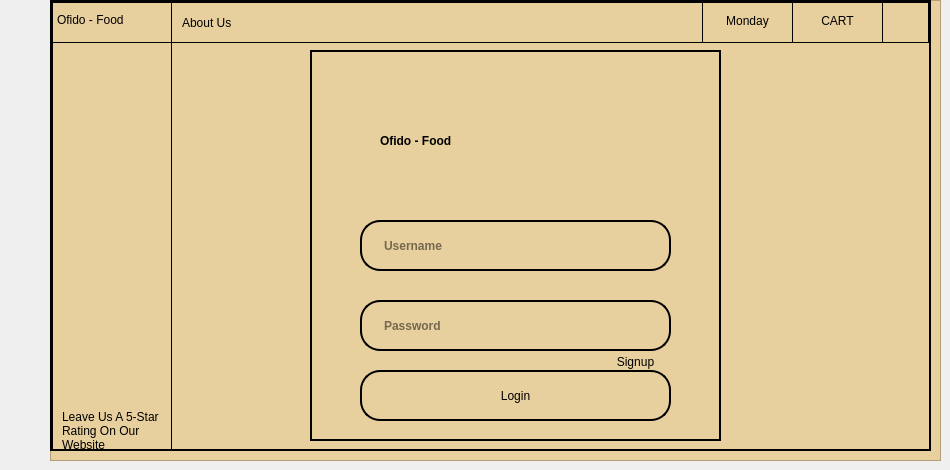
   <widget class="QWidget" name="Login">
    <widget class="QFrame" name="frame_19">
     <property name="geometry">
      <rect>
       <x>50</x>
       <y>0</y>
       <width>891</width>
       <height>461</height>
      </rect>
     </property>
     <property name="styleSheet">
      <string notr="true">background-color: rgb(232, 208, 158);</string>
     </property>
     <property name="frameShape">
      <enum>QFrame::StyledPanel</enum>
     </property>
     <property name="frameShadow">
      <enum>QFrame::Raised</enum>
     </property>
     <widget class="QFrame" name="frame_20">
      <property name="geometry">
       <rect>
        <x>0</x>
        <y>0</y>
        <width>881</width>
        <height>451</height>
       </rect>
      </property>
      <property name="styleSheet">
       <string notr="true">border: 2px solid black;
background-color: transparent;</string>
      </property>
      <property name="frameShape">
       <enum>QFrame::StyledPanel</enum>
      </property>
      <property name="frameShadow">
       <enum>QFrame::Raised</enum>
      </property>
      <widget class="QFrame" name="frame_21">
       <property name="geometry">
        <rect>
         <x>2</x>
         <y>2</y>
         <width>877</width>
         <height>41</height>
        </rect>
       </property>
       <property name="styleSheet">
        <string notr="true">border: 1px solid black;</string>
       </property>
       <property name="frameShape">
        <enum>QFrame::StyledPanel</enum>
       </property>
       <property name="frameShadow">
        <enum>QFrame::Raised</enum>
       </property>
       <widget class="QPushButton" name="pushButton_9">
        <property name="geometry">
         <rect>
          <x>650</x>
          <y>-8</y>
          <width>91</width>
          <height>51</height>
         </rect>
        </property>
        <property name="styleSheet">
         <string notr="true">background-color: transparent;
padding-bottom: -3;
font: 12pt &quot;Agency FB&quot;;</string>
        </property>
        <property name="text">
         <string>Monday</string>
        </property>
       </widget>
       <widget class="QPushButton" name="pushButton_11">
        <property name="geometry">
         <rect>
          <x>740</x>
          <y>-8</y>
          <width>91</width>
          <height>51</height>
         </rect>
        </property>
        <property name="styleSheet">
         <string notr="true">background-color: transparent;
padding-bottom: -3;
font: 12pt &quot;Agency FB&quot;;</string>
        </property>
        <property name="text">
         <string>CART</string>
        </property>
       </widget>
       <widget class="QPushButton" name="userbtn_3">
        <property name="geometry">
         <rect>
          <x>830</x>
          <y>0</y>
          <width>51</width>
          <height>41</height>
         </rect>
        </property>
        <property name="styleSheet">
         <string notr="true">background-color: transparent;
padding-bottom: -3;
font: 12pt &quot;Agency FB&quot;;</string>
        </property>
        <property name="text">
         <string/>
        </property>
        <property name="icon">
         <iconset resource="../icons/place.qrc">
          <normaloff>:/Assets/smile-beam.png</normaloff>:/Assets/smile-beam.png</iconset>
        </property>
       </widget>
       <widget class="QLabel" name="label_14">
        <property name="geometry">
         <rect>
          <x>130</x>
          <y>10</y>
          <width>451</width>
          <height>21</height>
         </rect>
        </property>
        <property name="styleSheet">
         <string notr="true">background-color: transparent;
padding-bottom: -3;
border: 0;
font: 12pt &quot;Agency FB&quot;;</string>
        </property>
        <property name="text">
         <string>About Us</string>
        </property>
       </widget>
       <widget class="QLabel" name="label_15">
        <property name="geometry">
         <rect>
          <x>5</x>
          <y>7</y>
          <width>111</width>
          <height>21</height>
         </rect>
        </property>
        <property name="styleSheet">
         <string notr="true">background-color: transparent;
padding-bottom: -3;
border: 0;
font: 63 14pt &quot;Nowwhat&quot;;</string>
        </property>
        <property name="text">
         <string>Ofido - Food</string>
        </property>
       </widget>
      </widget>
      <widget class="QFrame" name="frame_22">
       <property name="geometry">
        <rect>
         <x>2</x>
         <y>0</y>
         <width>120</width>
         <height>451</height>
        </rect>
       </property>
       <property name="styleSheet">
        <string notr="true">border: 1px solid black;</string>
       </property>
       <property name="frameShape">
        <enum>QFrame::StyledPanel</enum>
       </property>
       <property name="frameShadow">
        <enum>QFrame::Raised</enum>
       </property>
       <widget class="QLabel" name="label_16">
        <property name="geometry">
         <rect>
          <x>10</x>
          <y>410</y>
          <width>101</width>
          <height>41</height>
         </rect>
        </property>
        <property name="styleSheet">
         <string notr="true">background-color: transparent;
padding-bottom: -3;
border: 0;
font: 11pt &quot;Agency FB&quot;;</string>
        </property>
        <property name="text">
         <string>Leave Us A 5-Star Rating On Our Website</string>
        </property>
        <property name="wordWrap">
         <bool>true</bool>
        </property>
       </widget>
      </widget>
      <widget class="QFrame" name="frame_23">
       <property name="geometry">
        <rect>
         <x>260</x>
         <y>50</y>
         <width>411</width>
         <height>391</height>
        </rect>
       </property>
       <property name="frameShape">
        <enum>QFrame::StyledPanel</enum>
       </property>
       <property name="frameShadow">
        <enum>QFrame::Raised</enum>
       </property>
       <widget class="QLineEdit" name="user">
        <property name="geometry">
         <rect>
          <x>50</x>
          <y>170</y>
          <width>311</width>
          <height>51</height>
         </rect>
        </property>
        <property name="styleSheet">
         <string notr="true">border-radius: 20px;
padding-left: 20px;
font: 75 12pt &quot;Agency FB&quot;;
font-weight: bold;</string>
        </property>
        <property name="placeholderText">
         <string>Username</string>
        </property>
       </widget>
       <widget class="QLineEdit" name="password">
        <property name="geometry">
         <rect>
          <x>50</x>
          <y>250</y>
          <width>311</width>
          <height>51</height>
         </rect>
        </property>
        <property name="styleSheet">
         <string notr="true">border-radius: 20px;
padding-left: 20px;
font: 75 12pt &quot;Agency FB&quot;;
font-weight: bold;
</string>
        </property>
        <property name="echoMode">
         <enum>QLineEdit::Password</enum>
        </property>
        <property name="placeholderText">
         <string>Password</string>
        </property>
       </widget>
       <widget class="QPushButton" name="validate">
        <property name="geometry">
         <rect>
          <x>50</x>
          <y>320</y>
          <width>311</width>
          <height>51</height>
         </rect>
        </property>
        <property name="styleSheet">
         <string notr="true">QPushButton{
border-radius: 20px;
}
QPushButton:hover{
background-color: rgb(0, 0, 0);
	color: rgb(255, 255, 255);
}</string>
        </property>
        <property name="text">
         <string>Login</string>
        </property>
       </widget>
       <widget class="QLabel" name="label_19">
        <property name="geometry">
         <rect>
          <x>70</x>
          <y>50</y>
          <width>291</width>
          <height>81</height>
         </rect>
        </property>
        <property name="styleSheet">
         <string notr="true">background-color: transparent;
padding-bottom: -3;
border: 0;
font: 63 39pt &quot;Nowwhat&quot;;
font-weight: bold;</string>
        </property>
        <property name="text">
         <string>Ofido - Food</string>
        </property>
       </widget>
       <widget class="QPushButton" name="new_2">
        <property name="geometry">
         <rect>
          <x>300</x>
          <y>300</y>
          <width>51</width>
          <height>20</height>
         </rect>
        </property>
        <property name="styleSheet">
         <string notr="true">background-color: transparent;
padding-bottom: -3;
border: 0;
font: 12pt &quot;Agency FB&quot;;
</string>
        </property>
        <property name="text">
         <string>Signup</string>
        </property>
       </widget>
       <widget class="QLabel" name="label_28">
        <property name="geometry">
         <rect>
          <x>60</x>
          <y>150</y>
          <width>301</width>
          <height>20</height>
         </rect>
        </property>
        <property name="styleSheet">
         <string notr="true">background-color: transparent;
padding-bottom: -3;
border: 0;
font: 11pt &quot;Agency FB&quot;;
color: rgb(255, 0, 0);</string>
        </property>
        <property name="text">
         <string/>
        </property>
        <property name="alignment">
         <set>Qt::AlignCenter</set>
        </property>
        <property name="wordWrap">
         <bool>true</bool>
        </property>
       </widget>
      </widget>
     </widget>
    </widget>
   </widget>
